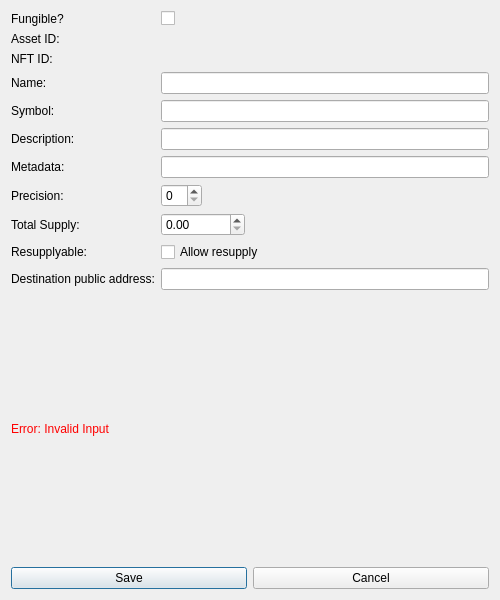
<?xml version="1.0" encoding="UTF-8"?>
<ui version="4.0">
 <class>SparkAssetDialog</class>
 <widget class="QDialog" name="SparkAssetDialog">
  <property name="geometry">
   <rect>
    <x>0</x>
    <y>0</y>
    <width>500</width>
    <height>600</height>
   </rect>
  </property>
  <property name="windowTitle">
   <string>Spark Asset Dialog</string>
  </property>
  <layout class="QVBoxLayout" name="verticalLayout">
   <item>
    <layout class="QFormLayout" name="formLayout">
     <property name="fieldGrowthPolicy">
      <enum>QFormLayout::ExpandingFieldsGrow</enum>
     </property>

     <item row="0" column="0">
      <widget class="QLabel" name="labelFungibility">
       <property name="text">
        <string>Fungible?</string>
       </property>
      </widget>
     </item>
     <item row="0" column="1">
      <widget class="QCheckBox" name="fungibilityCheckBox"/>
     </item>

     <item row="1" column="0">
      <widget class="QLabel" name="labelAssetType">
       <property name="text">
        <string>Asset ID:</string>
       </property>
      </widget>
     </item>
     <item row="1" column="1">
      <widget class="QUInt64SpinBox" name="assetTypeSpinBox"/>
     </item>

     <item row="2" column="0">
      <widget class="QLabel" name="labelIdentifier">
       <property name="text">
        <string>NFT ID:</string>
       </property>
      </widget>
     </item>
     <item row="2" column="1">
      <widget class="QUInt64SpinBox" name="identifierSpinBox"/>
     </item>

     <item row="3" column="0">
      <widget class="QLabel" name="labelName">
       <property name="text">
        <string>Name:</string>
       </property>
      </widget>
     </item>
     <item row="3" column="1">
      <widget class="QLineEdit" name="assetNameEdit"/>
     </item>

     <item row="4" column="0">
      <widget class="QLabel" name="labelSymbol">
       <property name="text">
        <string>Symbol:</string>
       </property>
      </widget>
     </item>
     <item row="4" column="1">
      <widget class="QLineEdit" name="assetSymbolEdit"/>
     </item>

     <item row="5" column="0">
      <widget class="QLabel" name="labelDescription">
       <property name="text">
        <string>Description:</string>
       </property>
      </widget>
     </item>
     <item row="5" column="1">
      <widget class="QLineEdit" name="assetDescriptionEdit"/>
     </item>

     <item row="6" column="0">
      <widget class="QLabel" name="labelMetadata">
       <property name="text">
        <string>Metadata:</string>
       </property>
      </widget>
     </item>
     <item row="6" column="1">
      <widget class="QLineEdit" name="metadataEdit"/>
     </item>

     <item row="7" column="0">
      <widget class="QLabel" name="labelPrecision">
       <property name="text">
        <string>Precision:</string>
       </property>
      </widget>
     </item>
     <item row="7" column="1">
      <widget class="QSpinBox" name="precisionSpinBox"/>
     </item>

     <item row="8" column="0">
      <widget class="QLabel" name="labelTotalSupply">
       <property name="text">
        <string>Total Supply:</string>
       </property>
      </widget>
     </item>
     <item row="8" column="1">
      <widget class="QDoubleSpinBox" name="totalSupplySpin">
       <property name="maximum">
        <number>1000000000</number>
       </property>
      </widget>
     </item>

     <item row="9" column="0">
      <widget class="QLabel" name="labelResupplyable">
       <property name="text">
        <string>Resupplyable:</string>
       </property>
      </widget>
     </item>
     <item row="9" column="1">
      <widget class="QCheckBox" name="resupplyableCheckBox">
       <property name="text">
        <string>Allow resupply</string>
       </property>
      </widget>
     </item>

     <item row="10" column="0">
      <widget class="QLabel" name="labelDestinationPublicAddress">
       <property name="text">
        <string>Destination public address:</string>
       </property>
      </widget>
     </item>
     <item row="10" column="1">
      <widget class="QLineEdit" name="destinationPublicAddressEdit"/>
     </item>

    </layout>
   </item>
   
   <!-- Error Label -->
   <item>
    <widget class="QLabel" name="errorLabel">
     <property name="text">
      <string>Error: Invalid Input</string>
     </property>
     <property name="visible">
      <bool>false</bool>
     </property>
     <property name="styleSheet">
      <string notr="true">QLabel { color: red; }</string>
     </property>
    </widget>
   </item>

   <!-- Buttons -->
   <item>
    <layout class="QHBoxLayout" name="buttonLayout">
     <item>
      <widget class="QPushButton" name="saveButton">
       <property name="text">
        <string>Save</string>
       </property>
      </widget>
     </item>
     <item>
      <widget class="QPushButton" name="cancelButton">
       <property name="text">
        <string>Cancel</string>
       </property>
      </widget>
     </item>
    </layout>
   </item>
  </layout>
 </widget>
 <customwidgets>
   <customwidget>
     <class>QUInt64SpinBox</class>
     <propertyspecifications/>
   </customwidget>
 </customwidgets>
 <resources/>
 <connections/>
</ui>
